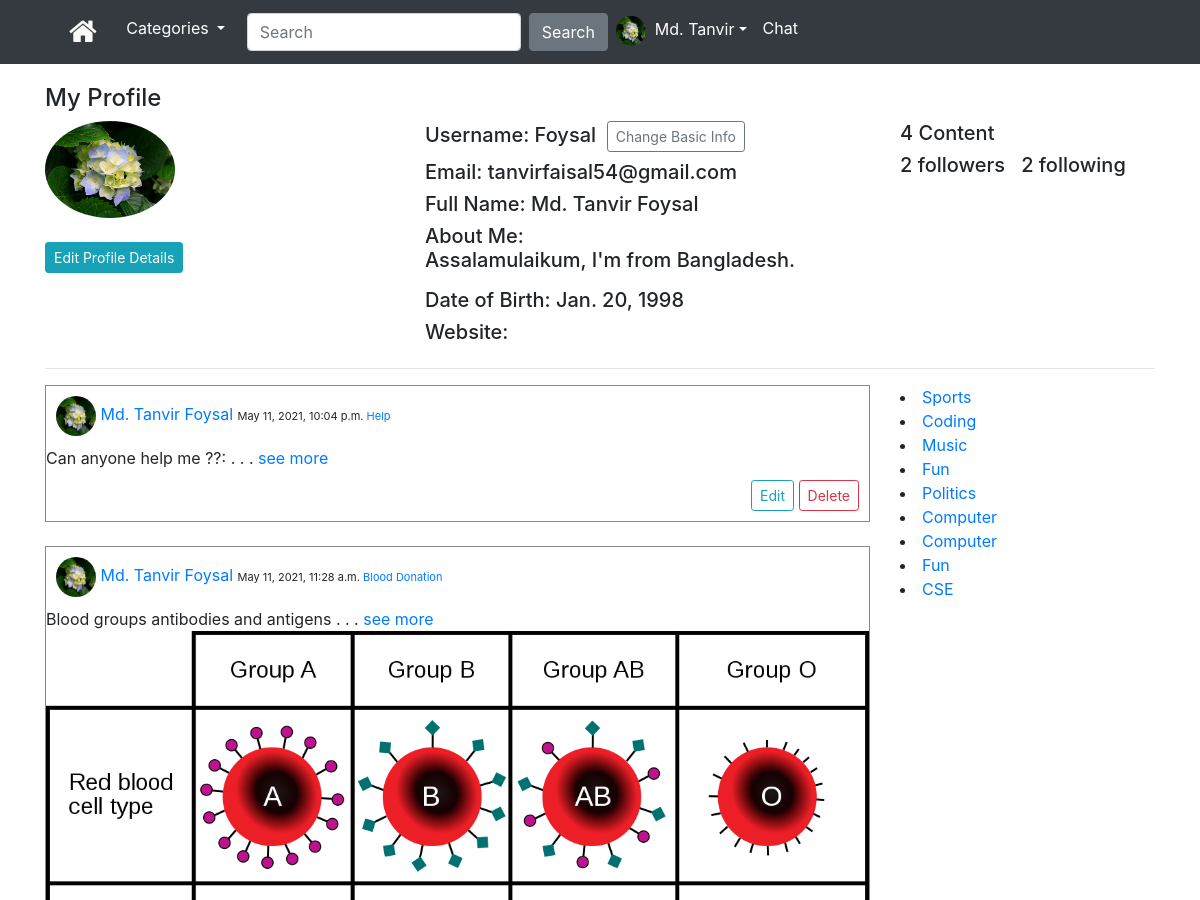
/content/my-contents/ (signed in, upper part), run on an earlier commit of the app's database.
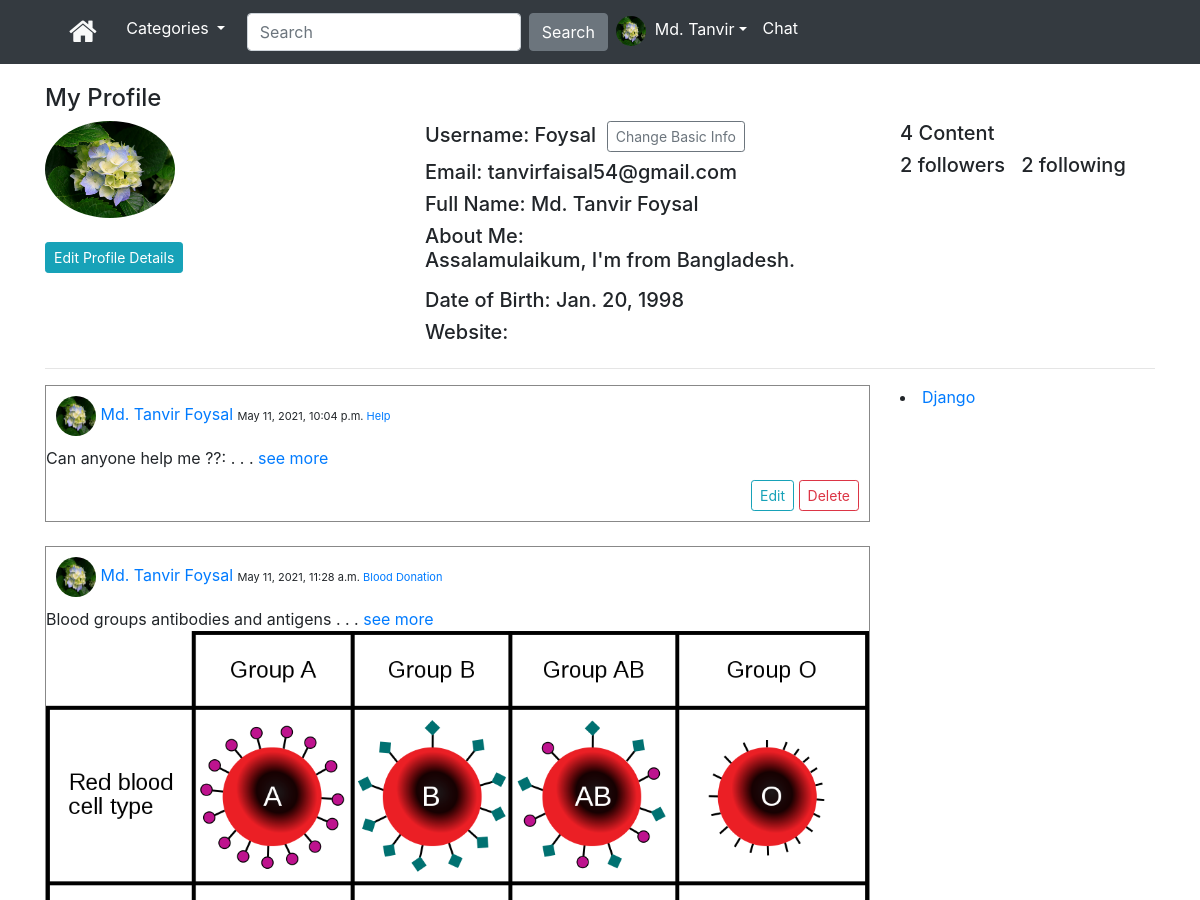
And on a later commit of the database.
### App_Content/models.py (models this page shows)
class Content(models.Model):
    author = models.ForeignKey(User, on_delete=models.CASCADE, related_name='post_author')
    category = models.ForeignKey(Category, on_delete=models.CASCADE, related_name='category')
    caption_content = models.TextField(null=True, blank=True, verbose_name="What is on your mind?")
    image = models.ImageField(null=True, blank=True,
                              upload_to='content_images', verbose_name="Image")
    publish_date = models.DateTimeField(auto_now_add=True)
    update_date = models.DateTimeField(auto_now=True)
    class Meta:
        ordering = ['-publish_date', ]

class Category(models.Model):
    title = models.CharField(max_length=30)
    created = models.DateTimeField(auto_now_add=True)
    def __str__(self):
        return self.title
    class Meta:
        verbose_name_plural = "Categories"

### App_Login/models.py (models this page shows)
class UserProfile(models.Model):
    user = models.OneToOneField(User, related_name='user_profile', on_delete=models.CASCADE)
    description = models.TextField(blank=True)
    profile_pic = models.ImageField(upload_to='profile_pics', blank=True)
    dob = models.DateField(blank=True, null=True)
    website = models.URLField(blank=True)

### chat/models.py (models this page shows, shortened)
class Chatroom(models.Model):
    name = models.CharField(max_length=50, unique=True, blank=False)
    info = models.CharField(max_length=300, blank=False)
    slug = AutoSlugField(populate_from='name')
    created = models.DateTimeField(auto_now_add=True)
    created_by = models.ForeignKey(User, related_name='chatroom_creator',
                                   on_delete=models.CASCADE, blank=False)

### App_Content/views.py (the view)
# urls.py: path('my-contents/', views.MyContents.as_view(), name='my_contents'),
class MyContents(LoginRequiredMixin, TemplateView):
    template_name = 'App_Login/profile.html'

### App_Content/context_processors.py (called while the page is built)
def extras(request):
    cat_menu_list = Category.objects.all()
    return {'cat_menu_list': cat_menu_list}

### App_Content/templatetags/custom_filters.py (called while the page is built)
def range_filter(value):
    return value[0:100] + " . . .  "

### templates/App_Login/profile.html (shortened to what this page needs)
{% extends 'base.html' %}
{% load custom_filters %}
{% block body_block %}
<h4>My Profile</h4>
<div class="row">
  <div class="col-sm-4">
    {% if user.user_profile %}
    <img src="/media/{{user.user_profile.profile_pic}}" class="rounded-circle" width="130px">
    <br><br>
    <a href="{% url 'App_Login:change_pro_pic' %}" class="btn btn-info btn-sm">Edit Profile Details</a>
    {% else %}
    <img src="/media/profile_pics/default_pic.PNG" class="rounded-circle" width="100px">
    <br><br>
    <a href="{% url 'App_Login:add_pro_pic' %}" class="btn btn-info btn-sm">Edit Profile Details</a>
    {% endif %}
  </div>
  <div class="col-sm-5">
    <h5>Username: {{ user.username }} &nbsp;<a href="{% url 'App_Login:user_change' %}" class="btn btn-outline-secondary btn-sm">Change Basic Info</a></h5>
    <h5> Email: {{ user.email }}</h5>
    <h5>Full Name: {{ user.first_name }} {{ user.last_name }}</h5>
    <h5>About Me: {{user.user_profile.description|linebreaks}}</h5>
    <h5>Date of Birth:&nbsp;{{user.user_profile.dob}}</h5>
    <h5>Website: {{user.user_profile.website}}</h5>
  </div>
  <div class="col-sm-3">
    <h5>{{user.post_author.count}} Content</h5>
    <h5>{{user.following.count}} followers &nbsp; {{user.follower.count}} following</h5>
  </div>
</div>
<hr>
<div class="row">
  <div class="col-sm-9">
    {% for content in user.post_author.all %}
    <div style="border: 1px solid #888888;">
      <div style="padding:10px">
        {% if content.author.user_profile.profile_pic %}
        <img src="/media/{{content.author.user_profile.profile_pic}}" width="40px" height="40px" class="rounded-circle">
        {% else %}
        <img src="/media/default_pic.PNG" width="40px" height="40px" class="rounded-circle">
        {% endif %}
        <a href="{% url 'App_Login:user' username=content.author %}">{{content.author.first_name}} {{content.author.last_name}}</a>
        <small style="font-size:11px;">
          {{content.publish_date}} <a href="{% url 'App_Content:category' cats=content.category|slugify %}">{{content.category}}</a>
        </small>
      </div>
      {{content.caption_content|range_filter}}<a href="{% url 'App_Content:content_details' pk=content.pk %}">see more</a>
      {% if content.image %}
      <img src="/media/{{content.image}}" width="100%">
      {% endif %}
      <div style="padding:10px" class="text-right">
        <a href="{% url 'App_Content:edit_content' pk=content.pk %}" class="btn btn-outline-info btn-sm">Edit</a>
        <a href="{% url 'App_Content:delete_content' pk=content.pk %}" class="btn btn-outline-danger btn-sm">Delete</a>
      </div>
    </div><br>
    {% endfor %}
  </div>
  <div class="col-sm-3">
    {% for chatroom in user.chatroom_creator.all %}
    <li><a href="{% url 'chat:chatroom' slug=chatroom.slug %}">{{ chatroom.name }}</a>
      {% endfor %}
  </div>
</div>
<br>
{% endblock %}

What changed in the data, as far as the page shows it:
removed Chatroom: name "Sports"
removed Chatroom: name "Coding"
removed Chatroom: name "Music"
removed Chatroom: name "Fun"
removed Chatroom: name "Politics"
removed Chatroom: name "Computer"
removed Chatroom: name "Computer"
removed Chatroom: name "Fun"
removed Chatroom: name "CSE"
added Chatroom: name "Django"
